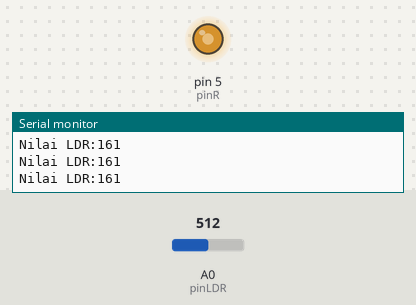
A sketch run on a simulated Arduino Uno, built with avr-gcc and run on an emulated ATmega328P. Parts: output pins drawn as LEDs (lit = HIGH), the last lines printed to the serial monitor. Inputs (shaded band) come from the test bench; at power-on: A0 (pinLDR) = 512.

Above: at 1.2 s.
1.3 s: A0 (pinLDR) set to 716
At 2.5 s:
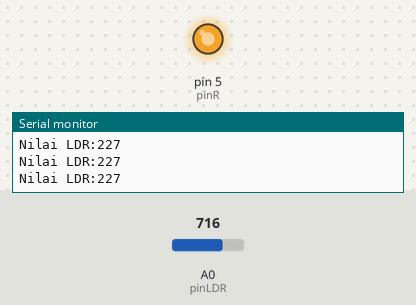
3.1 s: A0 (pinLDR) set to 787
At 4.0 s:
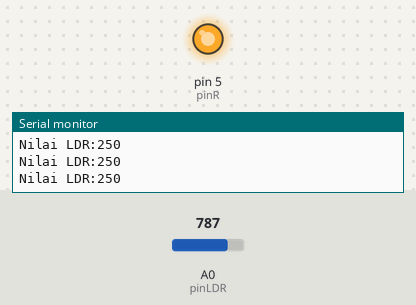
4.9 s: A0 (pinLDR) set to 804
At 5.5 s:
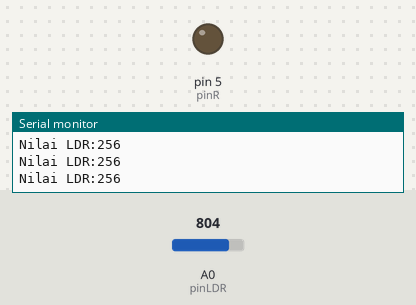
6.7 s: A0 (pinLDR) set to 900
At 8.2 s:
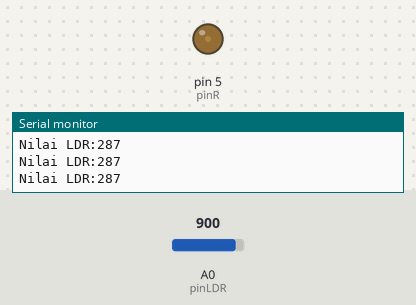
8.5 s: A0 (pinLDR) set to 1023
At 9.7 s:
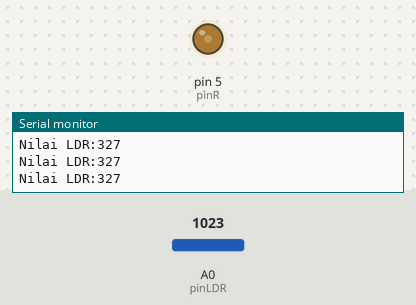
10.3 s: A0 (pinLDR) set to 511
At 11.2 s:
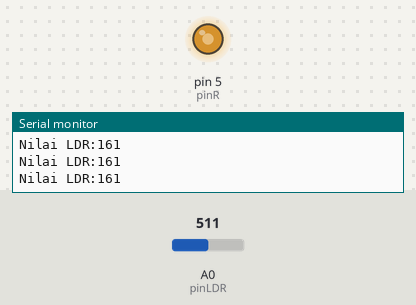
Timing chart, 0 to 13.1 s (numbered marks = the images above; inputs shaded):
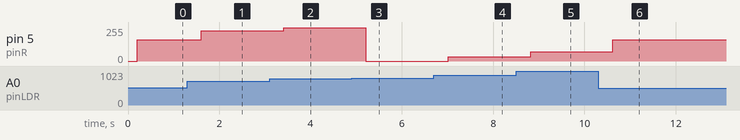

The sketch:

1.Sensor_LDR.ino
```cpp
//INISIALISASI
int pinLDR=A0;
int pinR=5;


void setup() {
Serial.begin(9600);
pinMode(pinR,OUTPUT);

}

void loop() {
//BACA DATA
int bacaLDR=analogRead(pinLDR);
  bacaLDR=map(bacaLDR,12,800,0,255);

//SERIAL PRINT
Serial.print("Nilai LDR:");
Serial.print(bacaLDR);
Serial.println();
delay(200);

//LOGIKA
  analogWrite(pinR,bacaLDR);

}
```

Measured:
- the behaviour switches between 803 and 804 on A0 (pinLDR) (found by bisection; images 2 and 3)
- after the input at 1.3 s, pin 5 (pinR): 161/255 → 227/255 after 0.30 s
- after the input at 3.1 s, pin 5 (pinR): 227/255 → 250/255 after 0.31 s
- after the input at 4.9 s, pin 5 (pinR): 250/255 → 0/255 after 0.31 s
- after the input at 6.7 s, pin 5 (pinR): 0/255 → 31/255 after 0.32 s
- after the input at 8.5 s, pin 5 (pinR): 31/255 → 71/255 after 0.32 s
- after the input at 10.3 s, pin 5 (pinR): 71/255 → 161/255 after 0.32 s
